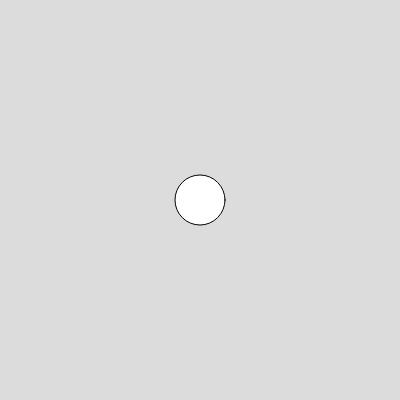
Frame 1 (no input)
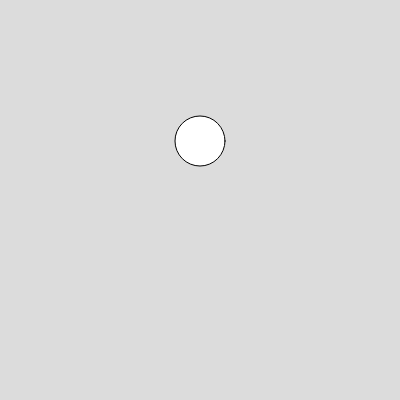
Frame 60 (no input)
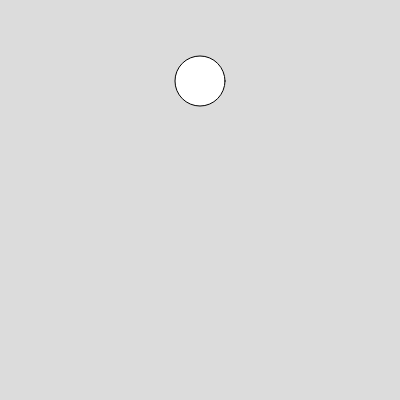
Frame 120 (the mouse pressed at the canvas centre since frame 60)

The p5.js sketch that drew these frames (run headless with seeded random() and noise() and a simulated clock; from frame 60 on, the mouse is pressed at the canvas centre):

// p5.js sketch
// ── sketch.js
let y; 
let yspeed; 

function setup() { 
  createCanvas(400, 400);
  y = height/2
    yspeed = -1; 
} 

function draw() { 
  background(220);
  if (y <= 25 || y >= 400-25) {
    yspeed *= -1;
  }
  ellipse(width/2, y, 50, 50); 
  y+=yspeed; 
}
